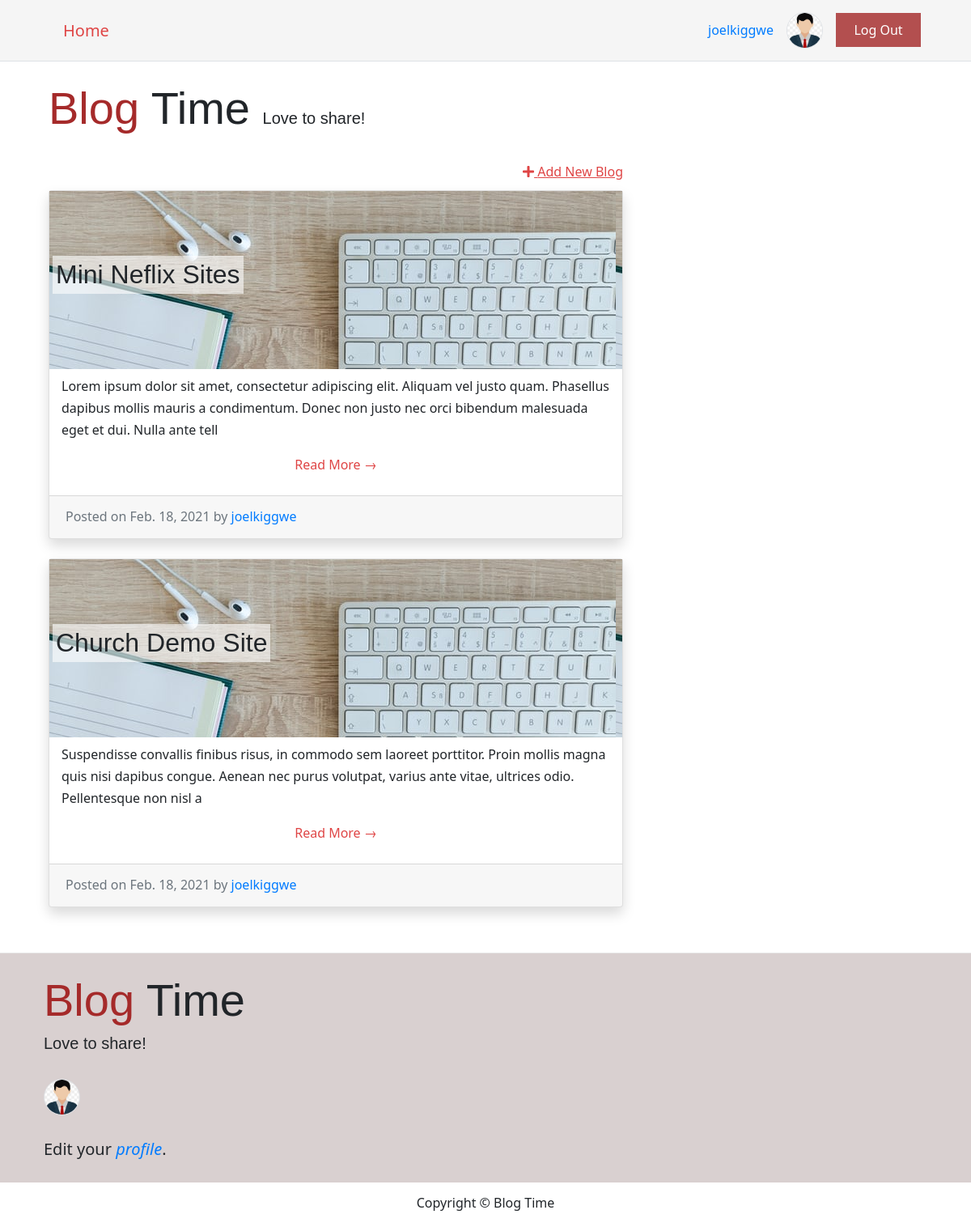
/my-blogs (signed in), run on the app's committed database.
### blog_site_app/models.py (models this page shows, shortened)
class Profile(models.Model):
    user = models.OneToOneField(User, on_delete=models.CASCADE)
    bio = models.TextField(max_length=500, blank=True)
    location = models.CharField(max_length=30, blank=True)
    birth_date = models.DateField(null=True, blank=True)
    image_avatar = models.ImageField(upload_to="images/")

class BlogPost(models.Model):
    author = models.ForeignKey(User, on_delete= models.CASCADE, related_name='blog_posts')
    title = models.CharField(max_length=200)
    text = models.TextField()
    slug = models.SlugField(max_length=150, unique=True)
    published_date = models.DateField(auto_now_add=True)
    status = models.IntegerField(choices=STATUS, default=0)
    blog_image_post = models.ImageField(default="default_blog_image.jpg")
    active = models.BooleanField(default=False) # for the admin role to give confirmation
    isLiked  = models.BooleanField(default=False)
    class Meta:
        ordering = ['-published_date']

### blog_site_app/views.py (the view)
# urls.py: path('my-blogs', views.single_user_blog_posts, name="my_blog_posts"),
def single_user_blog_posts(request):
    queryset = BlogPost.objects.filter(author=request.user).order_by('-published_date')
    template_name = 'blog_site_app/single_user_posts.html'
    return render(request, template_name, {
        'blogpost_list': queryset
    })

### blog_site_app/templates/blog_site_app/single_user_posts.html
{% extends 'blog_site_app/base.html' %}
{% block content %}
<div class="container">
    <div class="row">
        <div class="col-md-8">
            <h1 class="my-4 display-4">
                <span class="brand-name">Blog</span> Time
                <small class="lead"> Love to share!</small>
            </h1>
            {% if user.is_authenticated %}
            <div class="d-flex justify-content-end">
                <a class="nav-link pr-0" style="text-decoration: underline;" href="{% url 'new_blog_post' %}">
                    <i class="fa fa-plus"></i>
                    Add New Blog</a>
            </div>
            {% endif %}
            {% for post in blogpost_list %}
            <div class="card mb-4 shadow">
                <div class="">
                    <div class="d-flex px-1 justify-content-between align-items-center" style="height: 220px;
                        background-image: url('{{ MEDIA_URL}}images/{{ post.blog_image_post }}')" />
                        <h2 class="post-title card-title text-black px-1 py-1">{{ post.title }}</h2>
                    </div>
                    <div class="container">
                        <p class="card-text my-2">{{ post.text | slice:":200" }}</p>
                        <a href="{% url 'post_detail' post.slug %}" class="mb-3 text-center nav-link">Read More &rarr;</a>
                    </div>
                </div>
                <div class="card-footer text-muted">
                    Posted on {{ post.published_date }} by
                    <span class="text-primary">{{ post.author }}</span>
                </div>
            </div>
            {% endfor %}
        </div>
    </div>
</div>
{% endblock %}

### blog_site_app/templates/blog_site_app/base.html (shortened to what this page needs)
<html>
<head>
    <link rel="stylesheet" href="https://stackpath.bootstrapcdn.com/bootstrap/4.5.2/css/bootstrap.min.css"
>
    <link href="https://cdnjs.cloudflare.com/ajax/libs/font-awesome/5.13.0/css/all.min.css" rel="stylesheet">
    {% load static %}
    <link rel="stylesheet" href="{% static '/css/blog.css' %}">
</head>
<body>
    <div class="nav border-bottom">
        <nav class=" container navbar nav-dark d-flex justify-content-end align-items-center flex-row flex-nowrap">
            <span class="mr-auto pl-3 lead">
                <a class="nav-link" href="{% url 'home' %}"> Home </a></span>
            {% if user.is_authenticated %}
            <span class="pr-3">
                <a href="{% url 'update_profile' %}" title="Click to edit your profile"> {{ user.username }} </a></span>
            <span class="pr-3"> <img class="border rounded-circle" src="{{ user.profile.image_avatar.url }}"
                    style="height: 45px;" alt="user photo avatar"></span>
            <span class="py-3 mr-3">
                <a class="login-btn" href="{% url 'logout' %}">Log Out
                </a>
            </span>
            {% endif %}
        </nav>
    </div>
    <div class="content container">
        <div class="row">
            <div class="col-md-8 col-lg-12">
                {% block content %}
                {% endblock %}
            </div>
    <footer class="pt-2">
        <div class="container d-flex flex-column pl-4 py-2">
            {% if user.profile.image_avatar and user.is_authenticated %}
            <h1 class="my-2 display-4">
                <span class="brand-name">Blog</span> Time
                <small class="lead pt-2 d-block"> Love to share!</small>
            </h1>
            <span class="py-4">
                <img class="border rounded-circle" src="{{ user.profile.image_avatar.url }}" style="height: 45px;"
                    alt="user photo avatar"></span>
            <span class="lead py-1">
                Edit your
                <a class="font-italic" href="{% url 'update_profile' %}" title="Click to edit your profile">
                    profile</a>.</span>
            {% endif %}
        </div>
        <div class="mt-3 pt-2 bg-white">
            <p class="mt-1 text-center">Copyright &copy; Blog Time</p>
        </div>
    </footer>
</body>
</html>

### blog_site_app/static/css/blog.css (style rules this page uses)
body { font-family: "Segoe UI", Roboto, "Helvetica Neue", Arial, sans-serif; line-height: 1.7rem; }
div.nav { background-color: #f5f5f5; border-bottom: 1px solid #f5f5f5; }
.nav-link { color: rgb(223, 69, 69); font-weight: 500; }
.login-btn { color: white; background-color: rgba(165, 42, 42, 0.815); padding: 0.6rem 1.4rem; }
h1, h2, h3 { font-family: "Playfair Display", sans-serif; }
.brand-name { color: brown; }
.post-title { background-color: #ffffff9a !important; }
footer { margin-top: 2rem; background-color: rgba(172, 151, 151, 0.452); border-top: 0.05rem solid rgb(229, 229, 229); }

### data on the page
BlogPost: blog_image_post (placeholder picture), title "Mini Neflix Sites", text "Lorem ipsum dolor sit amet, consectetur adipiscing elit. Aliquam vel justo quam. Phasellus dapibus mollis mauris a condimentum. Donec non justo nec orci bibendum malesuada eget et dui. Nulla ante tell", published_date "Feb. 18, 2021", author "joelkiggwe"
BlogPost: blog_image_post (placeholder picture), title "Church Demo Site", text "Suspendisse convallis finibus risus, in commodo sem laoreet porttitor. Proin mollis magna quis nisi dapibus congue. Aenean nec purus volutpat, varius ante vitae, ultrices odio. Pellentesque non nisl a", published_date "Feb. 18, 2021", author "joelkiggwe"

### other printed values
{{ user.username }} "joelkiggwe"
